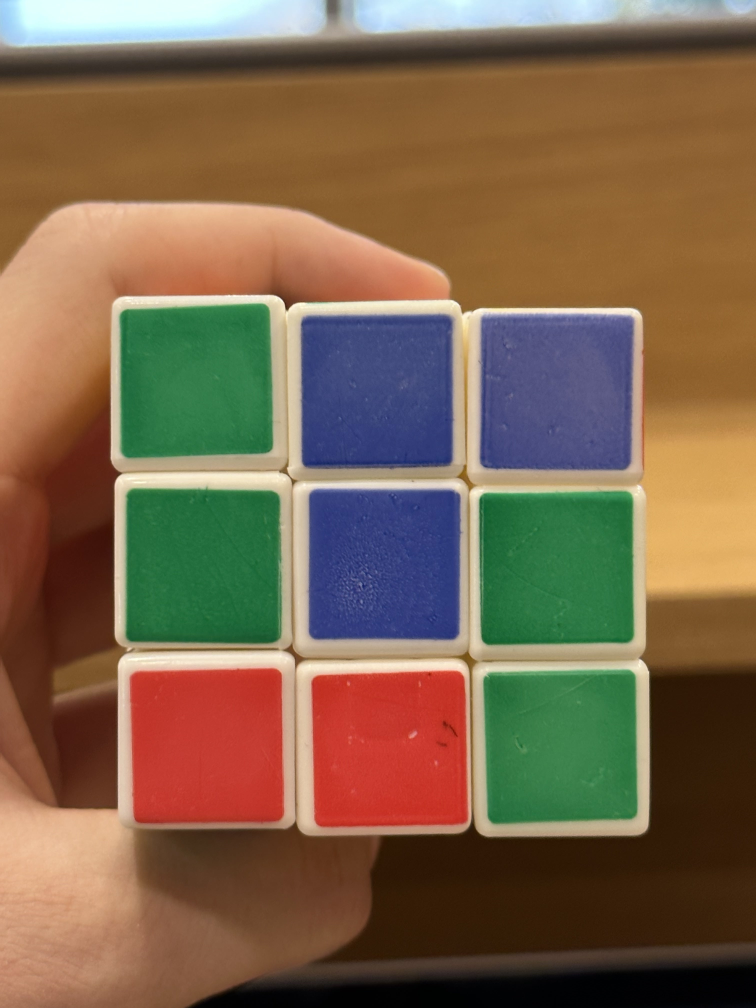
#> input picture IMG_4745.jpg, 3024 x 4032 px (shown at 1/4 size)
$ jupyter execute 'color detection.ipynb'
#> lines starting #> are read from the running program, lines starting #| are printed output that depends on the picture; after the words box and inside, x2 and y2 are one past the last pixel; in counts of white or black regions, pixels touching at a corner belong together
[cell 1]
import cv2
import numpy as np

class Contour:
    def __init__(self, coordinates, color):
        self.coordinates = coordinates
        self.color = color

# Define a function that returns the x, y coordinates of the contour
# [5 lines left out: function get_contour_center, not called in this run]

# Load the image
img = cv2.imread("IMG_4745.jpg")
#> img is the input picture: shape (4032, 3024, 3); mean B, G, R 76.1, 100.5, 123.8

# Convert the image to HSV
hsv = cv2.cvtColor(img, cv2.COLOR_BGR2HSV)
#> hsv: shape (4032, 3024, 3); mean H, S, V 34, 143, 139.5

# Define the range of color you want to detect

color_lower = (20, 100, 100)
color_upper = (40, 255, 255)

colors = [('yellow', (20, 100, 100), (40, 255, 255)),
    ('red', (0, 100, 100), (10, 255, 255)),
    ('blue', (100, 50, 50), (120, 255, 255)),
    ('green', (50, 50, 50), (70, 255, 255)),
    ('orange', (5, 50, 50), (15, 255, 255)),
    ('white', (20, 10, 130), (40, 50, 255))
    ]

color_map = {"red": (0, 0, 255), "green": (0, 255, 0), "blue": (255, 0, 0), "yellow": (0, 255, 255), "white": (255,255,255), "orange": (0, 165, 255)}

contoursList = []

for color, color_lower, color_upper in colors:
    # Create a binary mask where the color is within the range
    mask = cv2.inRange(hsv, color_lower, color_upper)

    # Perform morphological operations and draw squares onto the mask
    kernel = cv2.getStructuringElement(cv2.MORPH_RECT, (3, 3))
    mask = cv2.morphologyEx(mask, cv2.MORPH_CLOSE, kernel)

    # Find contours on the mask
    contours, hierarchy = cv2.findContours(mask, cv2.RETR_EXTERNAL, cv2.CHAIN_APPROX_SIMPLE)

    for i in range(len(contours)):
        cnt = contours[i]
        # Approximate the contour with a polygon
        epsilon = 0.02*cv2.arcLength(cnt, True)
        approx = cv2.approxPolyDP(cnt, epsilon, True)

        area = cv2.contourArea(cnt)
        rect = cv2.minAreaRect(approx)
        angle = rect[-1]
        # check if the approximated contour has 4 sides
        if len(approx) == 4 and area > 50000 and (abs(angle) < 10 or (abs(angle) > 80 and abs(angle) < 100)) and hierarchy[0][i][3] == -1 :
            line_lengths = [cv2.norm(approx[i]-approx[(i+1)%4]) for i in range(4)]
            if all(abs(line_lengths[i]-line_lengths[i+1]) < 50 for i in range(3)):
                # Draw the contour on the original image
                contoursList.append(Contour(cnt, color))
#> this loop made 6 passes
#> pass 1, `mask = cv2.inRange(hsv, color_lower, color_upper)`:
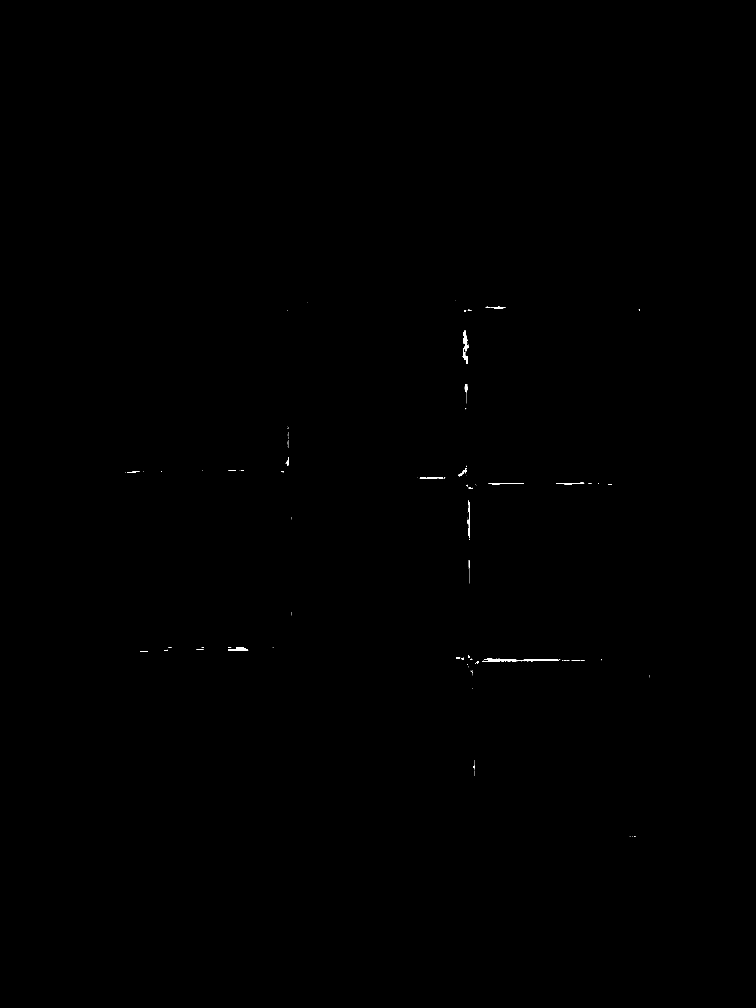
#> mask: shape (4032, 3024) (shown at 1/4 size); 0.06% white; 299 white regions (265 under 20 px), largest, box (x1, y1, x2, y2) and area: (1934, 2635, 2236, 2648) 1959, (1852, 1321, 1873, 1456) 1250, (912, 2594, 993, 2603) 547
#> pass 2, `mask = cv2.inRange(hsv, color_lower, color_upper)`:
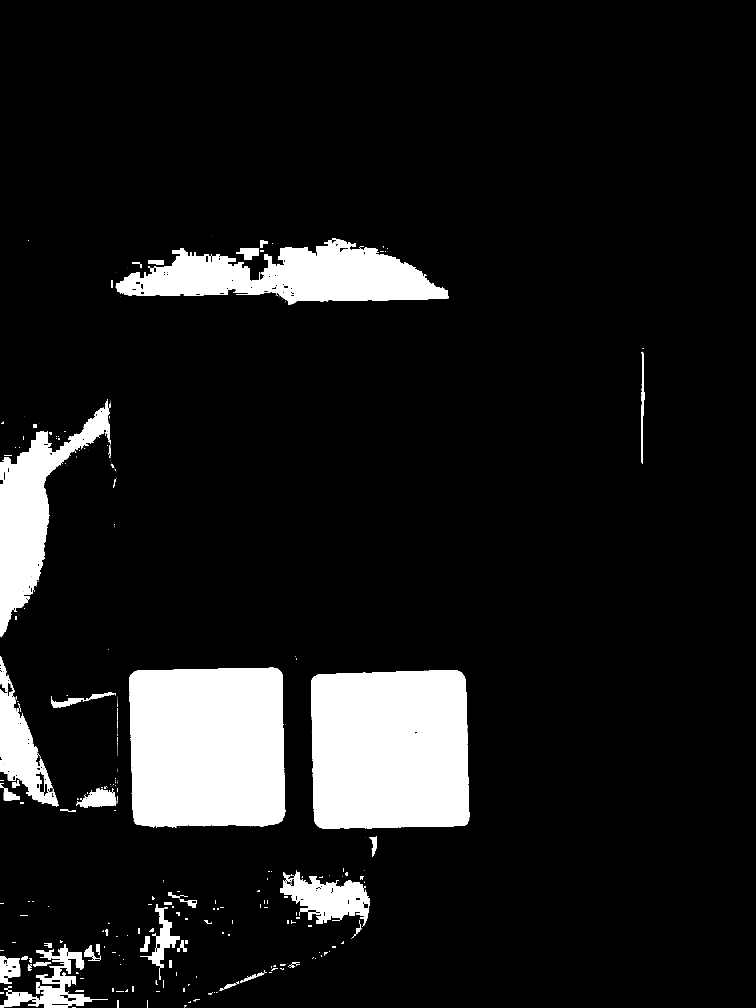
#> mask: shape (4032, 3024) (shown at 1/4 size); 10.4% white; 484 white regions (326 under 20 px), largest, box (x1, y1, x2, y2) and area: (1244, 2681, 1877, 3316) 383602, (517, 2671, 1141, 3308) 380317, (463, 952, 1796, 1219) 191667
#> after the loop:
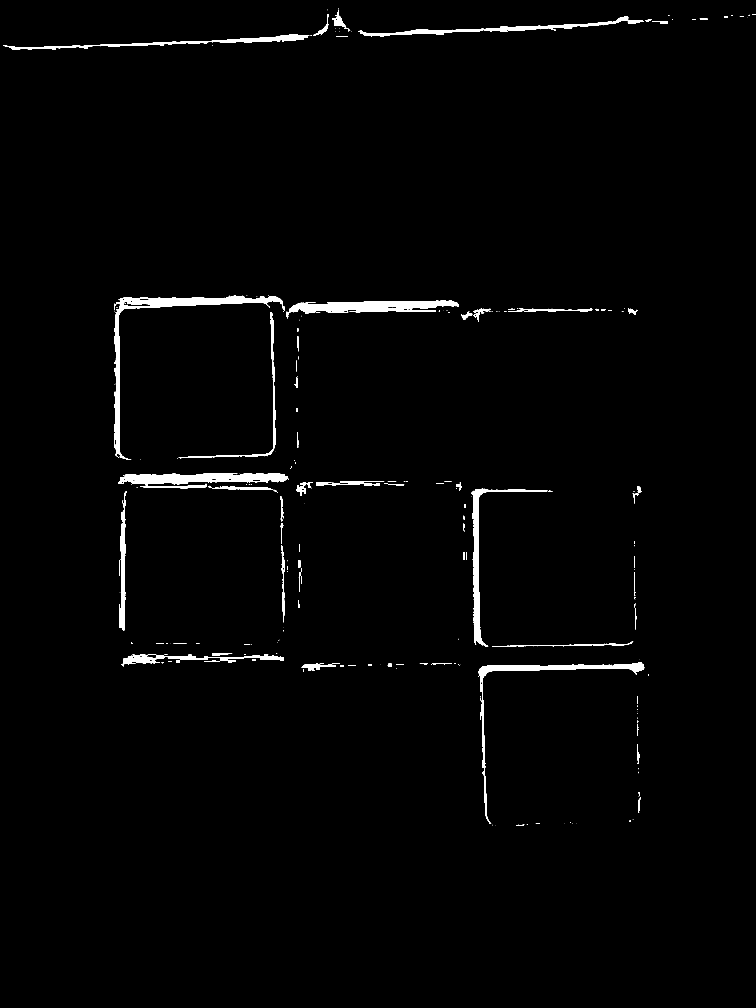
#> mask: shape (4032, 3024) (shown at 1/4 size); 1.5% white; 227 white regions (130 under 20 px), largest, box (x1, y1, x2, y2) and area: (456, 1182, 1140, 1839) 28467, (1146, 1201, 1835, 1274) 23120, (472, 1892, 1152, 1938) 21593
#> after the loop, contoursList = 9 items

# Sort the contours_list
contoursList = sorted(contoursList, key=lambda c: (cv2.boundingRect(c.coordinates)[1], cv2.boundingRect(c.coordinates)[0]))
if (len(contoursList) >= 9):
    for a in range(3):
        for i in range(3*a + 1,3*a + 3):
            key = contoursList[i]

            j = i-1
            while j>=0 and cv2.boundingRect(key.coordinates)[0] < cv2.boundingRect(contoursList[j].coordinates)[0]:
                contoursList[j+1] = contoursList[j]
                j -= 1
            contoursList[j+1] = key

counter = 0
for contour in contoursList:
    counter += 1
    color = color_map[contour.color]
    # Draw the contour on the image
    cv2.drawContours(img,[contour.coordinates], 0, (255,0,0), 10)
    cX = contour.coordinates[0][0][0]
    cY = contour.coordinates[0][0][1]
    cv2.putText(img, '#' + str(counter), (cX,cY), cv2.FONT_HERSHEY_SIMPLEX, 3, (0,0,0), 8)
    print (contour.color, "piece #", counter, "and the x coordinate is ", cv2.boundingRect(contour.coordinates)[0], " and the y coordinate is ", cv2.boundingRect(contour.coordinates)[1])
#> this loop made 9 passes
#> (color, cX, cY) on passes 1 to 8: ((0, 255, 0), 1008, 1212), ((255, 0, 0), 1711, 1260), ((255, 0, 0), 2145, 1259), ((0, 255, 0), 821, 1952), ((255, 0, 0), 1270, 1957), ((0, 255, 0), 2448, 1964), ((0, 0, 255), 1072, 2671), ((0, 0, 255), 1760, 2681)
#> (printed output is left out)
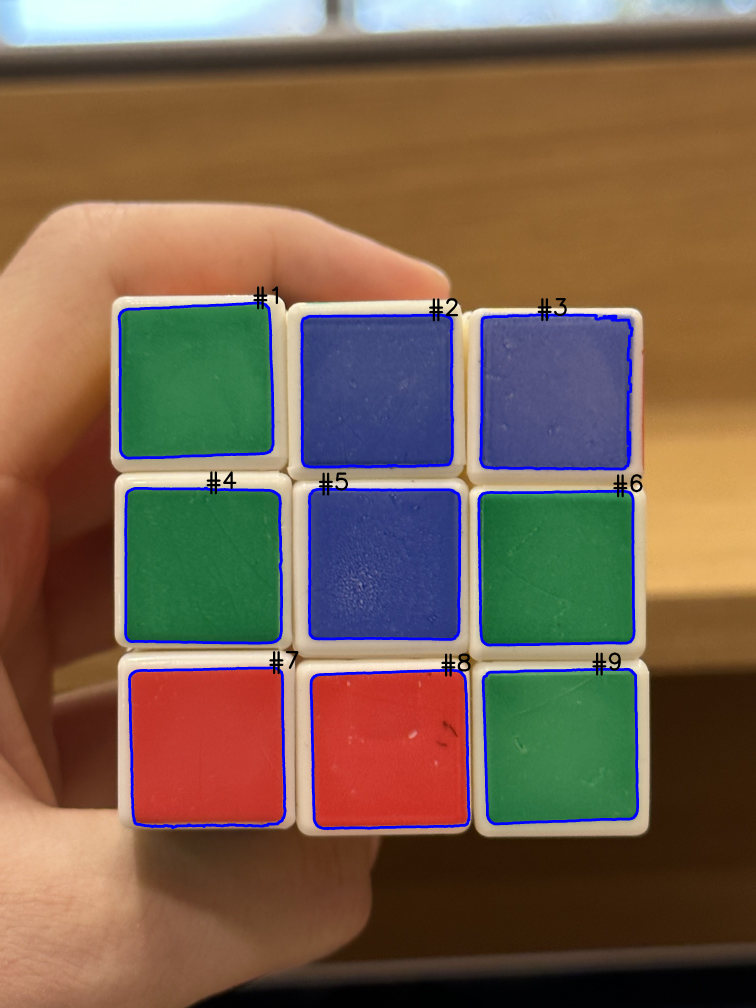
#> img: shape (4032, 3024, 3) (shown at 1/4 size); mean B, G, R 78.3, 97.4, 120.6
#> after the loop, counter = 9

#cv2.drawContours(img, [contoursList[3].coordinates], 0, (255,0,0), 10)


# Display the original image with the squares highlighted
cv2.imshow("Squares", img)
cv2.waitKey(0)
cv2.destroyAllWindows()
cv2.waitKey(33)
#> Out = 27
